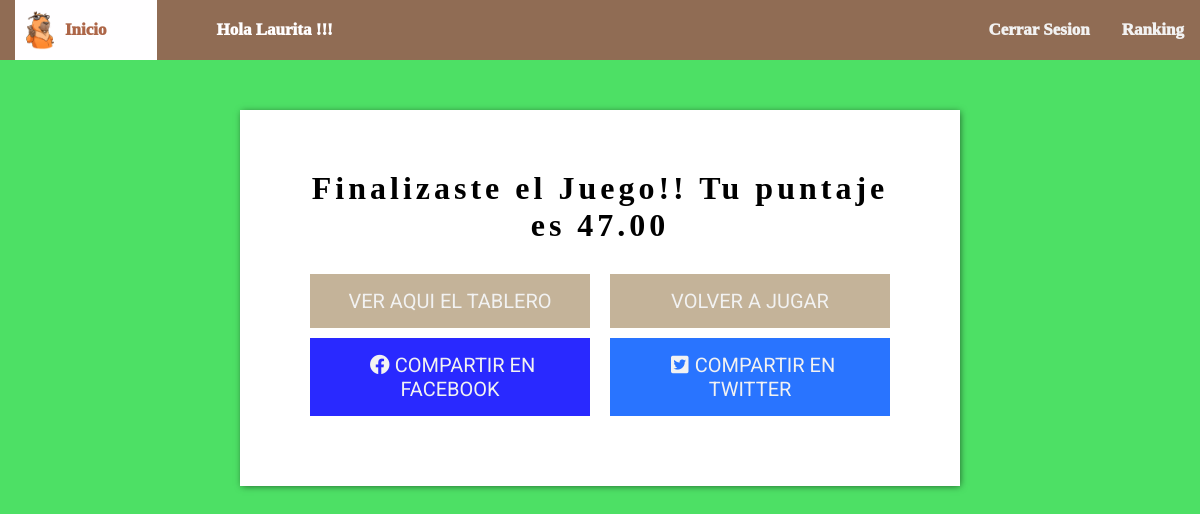
/jugar/?nivel=FACIL (signed in), run on an earlier commit of the app's database.
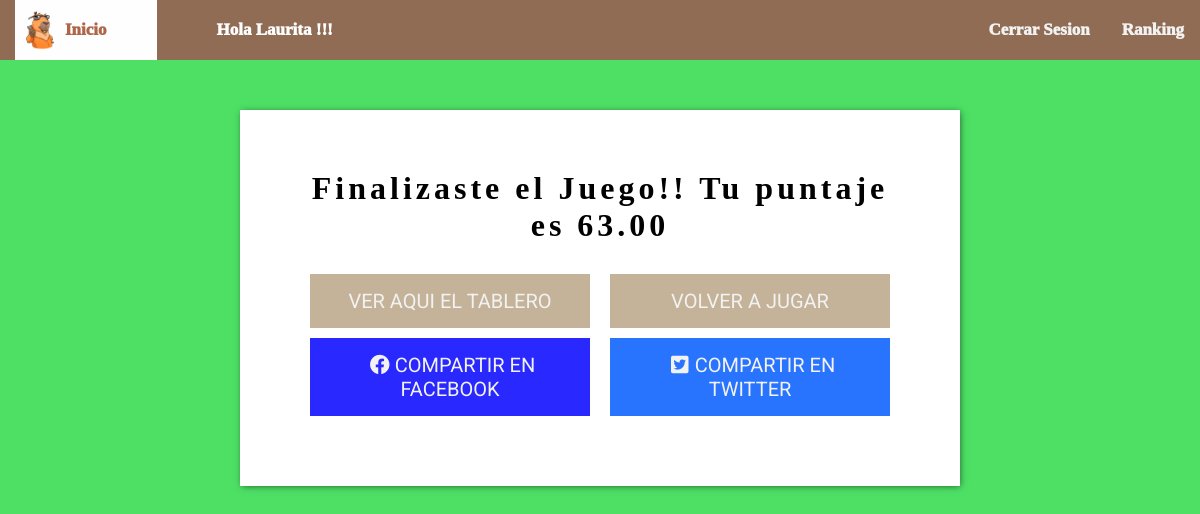
And on a later commit of the database.
### Quiz1/models.py (models this page shows, shortened)
class QuizUsuario(models.Model):
	usuario = models.OneToOneField(User, on_delete=models.CASCADE)
	puntaje_total = models.DecimalField(verbose_name='Puntaje Total', default=0, decimal_places=2, max_digits=10)
	def obtener_nuevas_preguntas(self,nivel):
		respondidas = PreguntasRespondidas.objects.filter(quizUser=self).values_list('pregunta__pk', flat=True)
		preguntas_restantes = Pregunta.objects.filter(nivel__contains=nivel).exclude(pk__in=respondidas)
		if not preguntas_restantes.exists():
			return None
		return random.choice(preguntas_restantes)

### Quiz1/views.py (the view)
# urls.py: path('jugar/',jugar, name='jugar'),
def jugar(request):
	QuizUser, created = QuizUsuario.objects.get_or_create(usuario=request.user)
	''' Si el método de petición es POST VA entrar cuando en el formulario se valide la repuesta '''
	if request.method == 'POST':
		pregunta_pk = request.POST.get('pregunta_pk')
		pregunta_respondida = QuizUser.intentos.select_related('pregunta').get(pregunta__pk=pregunta_pk)
		respuesta_pk = request.POST.get('respuesta_pk')
		try:
			opcion_selecionada = pregunta_respondida.pregunta.opciones.get(pk=respuesta_pk)
		except ObjectDoesNotExist:
			return redirect('resultado', pregunta_respondida.pk)
		QuizUser.validar_intento(pregunta_respondida, opcion_selecionada)
		return redirect('resultado', pregunta_respondida.pk)
	else:
		nivel = request.GET.get("nivel")
		pregunta = QuizUser.obtener_nuevas_preguntas(nivel)
		if pregunta is not None:
			QuizUser.crear_intentos(pregunta)
		puntajeTotal = QuizUser.puntaje_total
		context = {
			'pregunta':pregunta,
			'nivel':nivel,
			'puntajeTotal':puntajeTotal,
		}
	return render(request, 'play/jugar.html', context)

### template/play/jugar.html (shortened to what this page needs)
<!DOCTYPE html>
<html lang="es">
<head>
    <link rel="stylesheet" href="https://use.fontawesome.com/releases/v5.8.1/css/all.css">
    <link rel="stylesheet" href="{% static 'css/styleJugar.css' %}">
</head>
<body>
    <header>
        <nav class="menu">
            <a href="/logout_vista/" class="active"> <img src="{% static 'css/Carpi2.png' %}" class="caprincho"/>Inicio</a>
            <a href="#" class="user">Hola {{user}} !!!</a>
            <a href="/tablero/" class="direcciones">Ranking</a>
            <a href="/logout_vista/" class="direcciones">Cerrar Sesion</a>
        </nav>
    </header>
    {% block contenido %}
    {% if pregunta is None %}
    <div id="wrapper">
        <h1>Finalizaste el Juego!! Tu puntaje es {{puntajeTotal}}</h1>
        <div class="botones_finales">
            <a href="{% url 'tablero' %}">
                <button id="start" class="btn-success" >
                    Ver Aqui el Tablero
                </button>
            </a>
            <a href="/niveles/">
                <button id="start" class="btn-success">
                    Volver a Jugar
                </button>
            </a>
            <a title="Compartir en Facebook" id="facebook-share-button-linuxito.com" target="_blank">
                <button id="start" class="btn-success facebook">
                    <i class="fab fa-facebook"></i>Compartir en Facebook
                </button>
            </a>
            <a title="Twittear" id="twitter-share-button-linuxito.com" target="_blank">
                <button id="start" class="btn-success twitter">
                    <i class="fab fa-twitter-square"></i>Compartir en Twitter
                </button>
            </a>
        </div>
    </div>
    {% endif %}
    {% endblock %}
</body>
</html>

What changed in the data, as far as the page shows it:
changed QuizUsuario: puntaje_total "47.00" → "63.00"
